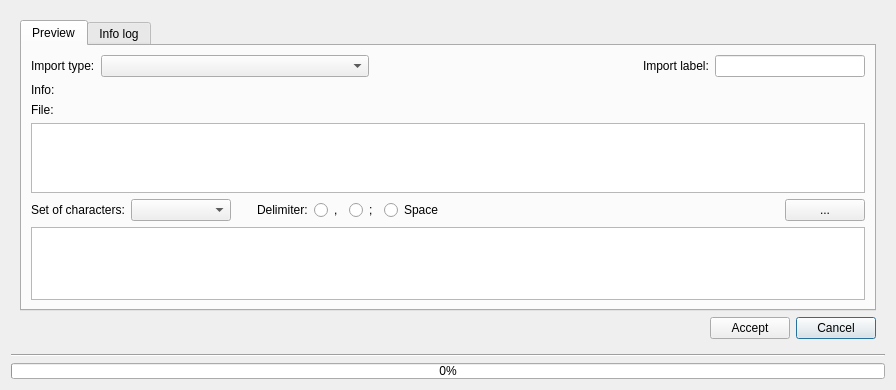
<?xml version="1.0" encoding="UTF-8"?>
<ui version="4.0">
 <class>dlg_csv2pg</class>
 <widget class="QDialog" name="dlg_csv2pg">
  <property name="geometry">
   <rect>
    <x>0</x>
    <y>0</y>
    <width>896</width>
    <height>390</height>
   </rect>
  </property>
  <property name="windowTitle">
   <string>Import CSV</string>
  </property>
  <layout class="QGridLayout" name="gridLayout_2">
   <item row="1" column="0">
    <widget class="Line" name="line">
     <property name="orientation">
      <enum>Qt::Horizontal</enum>
     </property>
    </widget>
   </item>
   <item row="2" column="0">
    <widget class="QProgressBar" name="progressBar">
     <property name="maximumSize">
      <size>
       <width>16777215</width>
       <height>16</height>
      </size>
     </property>
     <property name="value">
      <number>0</number>
     </property>
    </widget>
   </item>
   <item row="0" column="0">
    <widget class="QWidget" name="centralwidget" native="true">
     <layout class="QGridLayout" name="gridLayout_3">
      <item row="6" column="0">
       <layout class="QGridLayout" name="gridLayout">
        <item row="0" column="2">
         <widget class="QPushButton" name="btn_cancel">
          <property name="text">
           <string>Cancel</string>
          </property>
         </widget>
        </item>
        <item row="0" column="1">
         <widget class="QPushButton" name="btn_accept">
          <property name="text">
           <string>Accept</string>
          </property>
         </widget>
        </item>
        <item row="0" column="0">
         <spacer name="horizontalSpacer_4">
          <property name="orientation">
           <enum>Qt::Horizontal</enum>
          </property>
          <property name="sizeHint" stdset="0">
           <size>
            <width>40</width>
            <height>20</height>
           </size>
          </property>
         </spacer>
        </item>
       </layout>
      </item>
      <item row="0" column="0">
       <widget class="QTabWidget" name="mainTab">
        <property name="currentIndex">
         <number>0</number>
        </property>
        <widget class="QWidget" name="tab_preview">
         <attribute name="title">
          <string>Preview</string>
         </attribute>
         <layout class="QVBoxLayout" name="verticalLayout_2">
          <item>
           <layout class="QHBoxLayout" name="horizontalLayout">
            <item>
             <widget class="QLabel" name="lbl_import_type">
              <property name="text">
               <string>Import type:</string>
              </property>
             </widget>
            </item>
            <item>
             <widget class="QComboBox" name="cmb_import_type">
              <property name="sizePolicy">
               <sizepolicy hsizetype="MinimumExpanding" vsizetype="Fixed">
                <horstretch>0</horstretch>
                <verstretch>0</verstretch>
               </sizepolicy>
              </property>
              <property name="minimumSize">
               <size>
                <width>0</width>
                <height>0</height>
               </size>
              </property>
              <property name="maximumSize">
               <size>
                <width>16777215</width>
                <height>16777215</height>
               </size>
              </property>
             </widget>
            </item>
            <item>
             <spacer name="horizontalSpacer">
              <property name="orientation">
               <enum>Qt::Horizontal</enum>
              </property>
              <property name="sizeType">
               <enum>QSizePolicy::Expanding</enum>
              </property>
              <property name="sizeHint" stdset="0">
               <size>
                <width>40</width>
                <height>20</height>
               </size>
              </property>
             </spacer>
            </item>
            <item>
             <widget class="QLabel" name="lbl_import_label">
              <property name="text">
               <string>Import label:</string>
              </property>
             </widget>
            </item>
            <item>
             <widget class="QLineEdit" name="txt_import">
              <property name="minimumSize">
               <size>
                <width>100</width>
                <height>0</height>
               </size>
              </property>
              <property name="maximumSize">
               <size>
                <width>150</width>
                <height>16777215</height>
               </size>
              </property>
             </widget>
            </item>
           </layout>
          </item>
          <item>
           <widget class="QLabel" name="lbl_info">
            <property name="text">
             <string>Info:</string>
            </property>
           </widget>
          </item>
          <item>
           <layout class="QVBoxLayout" name="verticalLayout">
            <item>
             <widget class="QLabel" name="lbl_file">
              <property name="text">
               <string>File:</string>
              </property>
             </widget>
            </item>
            <item>
             <widget class="QTextEdit" name="txt_file_csv">
              <property name="sizePolicy">
               <sizepolicy hsizetype="Expanding" vsizetype="Preferred">
                <horstretch>0</horstretch>
                <verstretch>0</verstretch>
               </sizepolicy>
              </property>
              <property name="maximumSize">
               <size>
                <width>16777215</width>
                <height>100</height>
               </size>
              </property>
             </widget>
            </item>
            <item>
             <layout class="QHBoxLayout" name="horizontalLayout_3">
              <item>
               <widget class="QLabel" name="lbl_set_of_charac">
                <property name="sizePolicy">
                 <sizepolicy hsizetype="Fixed" vsizetype="Preferred">
                  <horstretch>0</horstretch>
                  <verstretch>0</verstretch>
                 </sizepolicy>
                </property>
                <property name="text">
                 <string>Set of characters:</string>
                </property>
               </widget>
              </item>
              <item alignment="Qt::AlignLeft">
               <widget class="QComboBox" name="cmb_unicode_list">
                <property name="sizePolicy">
                 <sizepolicy hsizetype="MinimumExpanding" vsizetype="Fixed">
                  <horstretch>0</horstretch>
                  <verstretch>0</verstretch>
                 </sizepolicy>
                </property>
                <property name="minimumSize">
                 <size>
                  <width>100</width>
                  <height>0</height>
                 </size>
                </property>
                <property name="maximumSize">
                 <size>
                  <width>16777215</width>
                  <height>16777215</height>
                 </size>
                </property>
               </widget>
              </item>
              <item>
               <spacer name="horizontalSpacer_3">
                <property name="orientation">
                 <enum>Qt::Horizontal</enum>
                </property>
                <property name="sizeType">
                 <enum>QSizePolicy::Fixed</enum>
                </property>
                <property name="sizeHint" stdset="0">
                 <size>
                  <width>20</width>
                  <height>20</height>
                 </size>
                </property>
               </spacer>
              </item>
              <item>
               <widget class="QLabel" name="lbl_delimiter">
                <property name="sizePolicy">
                 <sizepolicy hsizetype="Fixed" vsizetype="Preferred">
                  <horstretch>0</horstretch>
                  <verstretch>0</verstretch>
                 </sizepolicy>
                </property>
                <property name="text">
                 <string>Delimiter:</string>
                </property>
               </widget>
              </item>
              <item>
               <widget class="QRadioButton" name="rb_comma">
                <property name="sizePolicy">
                 <sizepolicy hsizetype="Fixed" vsizetype="Fixed">
                  <horstretch>0</horstretch>
                  <verstretch>0</verstretch>
                 </sizepolicy>
                </property>
                <property name="text">
                 <string>,</string>
                </property>
               </widget>
              </item>
              <item>
               <widget class="QRadioButton" name="rb_semicolon">
                <property name="sizePolicy">
                 <sizepolicy hsizetype="Fixed" vsizetype="Fixed">
                  <horstretch>0</horstretch>
                  <verstretch>0</verstretch>
                 </sizepolicy>
                </property>
                <property name="text">
                 <string>;</string>
                </property>
               </widget>
              </item>
              <item>
               <widget class="QRadioButton" name="rb_space">
                <property name="text">
                 <string>Space</string>
                </property>
               </widget>
              </item>
              <item>
               <spacer name="horizontalSpacer_2">
                <property name="orientation">
                 <enum>Qt::Horizontal</enum>
                </property>
                <property name="sizeHint" stdset="0">
                 <size>
                  <width>40</width>
                  <height>20</height>
                 </size>
                </property>
               </spacer>
              </item>
              <item>
               <widget class="QPushButton" name="btn_file_csv">
                <property name="text">
                 <string>...</string>
                </property>
               </widget>
              </item>
             </layout>
            </item>
           </layout>
          </item>
          <item>
           <widget class="QTableView" name="tbl_csv">
            <property name="sortingEnabled">
             <bool>true</bool>
            </property>
           </widget>
          </item>
         </layout>
        </widget>
        <widget class="QWidget" name="tab_info">
         <attribute name="title">
          <string>Info log</string>
         </attribute>
         <layout class="QGridLayout" name="gridLayout_4">
          <item row="0" column="0">
           <widget class="QTextEdit" name="txt_infolog"/>
          </item>
         </layout>
        </widget>
       </widget>
      </item>
     </layout>
    </widget>
   </item>
  </layout>
 </widget>
 <resources/>
 <connections/>
</ui>
